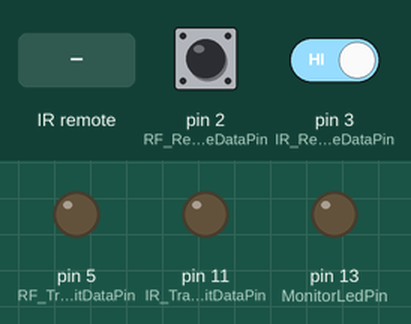
A sketch run on a simulated Arduino Uno, built with avr-gcc and run on an emulated ATmega328P. On the bench: output pins drawn as LEDs (lit = HIGH). Wiring (inferred from the names in the program): IR receiver: data pin 3. Inputs (shaded band) come from the test bench; at power-on: pin 2 (RF_ReceiveDataPin) HIGH, pin 3 (IR_ReceiveDataPin) HIGH. Pins used as bus, display or sensor lines are not drawn; what the sketch prints to the serial monitor is not drawn.

Above: at 1.2 s.
1.3 s: infrared code 0x0F received
Timing chart, 0 to 4.3 s (numbered marks = the images above; inputs shaded):
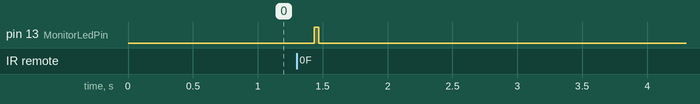

The sketch:

PulseSpaceIndexRfIr.ino
```cpp
// PulseSpaceIndex.ino
// Combine minimal AnaysRF sketch interrupt processing
// with NodoDueRkr (Paul Tonkes) and rfm69-ook-receive-dio2.ino (SevenW)
// Also inspired by pimatic, pilight and rflink...
//*
//* Please credit AnalysIR & provide a link or blog post, pointing to http://www.AnalysIR.com

/*
 * Copyright (c)2011-2018 Rinie Kervel
 *
 * Permission is hereby granted, free of charge, to any person
 * obtaining a copy of this software and associated documentation
 * files (the "Software"), to deal in the Software without
 * restriction, including without limitation the rights to use,
 * copy, modify, merge, publish, distribute, sublicense, and/or sell
 * copies of the Software, and to permit persons to whom the
 * Software is furnished to do so, subject to the following
 * conditions:
 *
 * The above copyright notice and this permission notice shall be
 * included in all copies or substantial portions of the Software.
 *
 * THE SOFTWARE IS PROVIDED "AS IS", WITHOUT WARRANTY OF ANY KIND,
 * EXPRESS OR IMPLIED, INCLUDING BUT NOT LIMITED TO THE WARRANTIES
 * OF MERCHANTABILITY, FITNESS FOR A PARTICULAR PURPOSE AND
 * NONINFRINGEMENT. IN NO EVENT SHALL THE AUTHORS OR COPYRIGHT
 * HOLDERS BE LIABLE FOR ANY CLAIM, DAMAGES OR OTHER LIABILITY,
 * WHETHER IN AN ACTION OF CONTRACT, TORT OR OTHERWISE, ARISING
 * FROM, OUT OF OR IN CONNECTION WITH THE SOFTWARE OR THE USE OR
 * OTHER DEALINGS IN THE SOFTWARE.
*/

#define SERIAL_BAUD 57600
#define RF_ReceiveDataPin           2  // Input of OOK 433Mhz-RF signal. LOW (Off): no signal
#define RF_TransmitDataPin          5  // Output of OOK 433Mhz-RF
#if 1
#define RF_TransmitPowerPin         4  // +5 volt / Vcc to transmitter
#define RF_ReceivePowerPin         12  // +5 volt / Vcc to receiver
#endif

#define IR_ReceiveDataPin           3  // Input of IR signal TSOP. HIGH: no signal
#define IR_TransmitDataPin         11  // Output IR-Led transmitter


#ifndef NINJA_BLOCK
#define MonitorLedPin              13  // status LED
#else
#define MonitorLedPin              BLUE_STAT_LED_PIN  // Status LED
#endif

#define rfPin RF_ReceiveDataPin
#define ledPin MonitorLedPin
#define PIN2HIGH (PIND & 0b00000100)
#define PIN3HIGH (PIND & 0b00001000)

#define EDGE_TIMEOUT 45000 // was 10000
#define MAX_PULSE 5000 // was 100
#define MIN_PULSE 75 // was 100
#define MIN_PSCOUNT 48
#define NODO_DUE
#include "pulsespaceindex.h"

typedef enum {psiNone, psiLoop, psiRf, psiIr} PsiCode;
volatile PsiCode psiCode = psiNone;

void setup()
{
	pinMode(IR_ReceiveDataPin,INPUT);
	pinMode(RF_ReceiveDataPin,INPUT);
	pinMode(RF_TransmitDataPin,OUTPUT);
	pinMode(RF_TransmitPowerPin,OUTPUT);
	pinMode(RF_ReceivePowerPin,OUTPUT);
	pinMode(IR_TransmitDataPin,OUTPUT);

#ifndef NINJA_BLOCK
	pinMode(MonitorLedPin,OUTPUT);
	//pinMode(BuzzerPin, OUTPUT);
#else
	pinMode(RED_LED_PIN, OUTPUT);
	pinMode(GREEN_LED_PIN, OUTPUT);
	pinMode(BLUE_LED_PIN, OUTPUT);
	digitalWrite(RED_LED_PIN, HIGH);            // set the RED LED  Off
	digitalWrite(GREEN_LED_PIN, HIGH);          // set the GREEN LED Off
	digitalWrite(BLUE_LED_PIN, HIGH);           // set the BLUE LED Off
#ifdef V11
	digitalWrite(BLUE_LED_PIN, LOW);           // Power on Status
#endif
#if defined(V12) || defined(VRPI10)
	pinMode(RED_STAT_LED_PIN, OUTPUT);
	pinMode(GREEN_STAT_LED_PIN, OUTPUT);
	pinMode(BLUE_STAT_LED_PIN, OUTPUT);
	digitalWrite(RED_STAT_LED_PIN, HIGH);		// set the RED STAT LED  Off
	digitalWrite(GREEN_STAT_LED_PIN, HIGH);	        // set the GREEN STAT LED Off
	digitalWrite(BLUE_STAT_LED_PIN, LOW);	        // Power on Status
#endif
#endif

	digitalWrite(IR_ReceiveDataPin,HIGH);  // enable pull-up to prevent garbage if pin not connected
	digitalWrite(RF_ReceiveDataPin,HIGH);  // enable pull-up to prevent garbage if pin not connected
	digitalWrite(RF_ReceivePowerPin,HIGH); // enable RF receiver power pin

//	LoadSettingsFromEeprom();	// store baudrate and mode in Eeprom

	psiInit();

	Serial.begin(SERIAL_BAUD);
#ifdef JS_OUTPUT
	/*
	 * Save output to js file and
	//test with node pulsespaceindex.js ./samples/capture.js
	module.exports = {
	samples:[
	...
	]
	};
	*/
	Serial.println(F("{ comment:`"));
#endif
	Serial.println(F("PulseSpaceIndexRfIr 57600!"));

	attachInterrupt(digitalPinToInterrupt(RF_ReceiveDataPin), rfReceiveInterrupt, CHANGE);
	attachInterrupt(digitalPinToInterrupt(IR_ReceiveDataPin), irReceiveInterrupt, CHANGE);
}

void loop()
{
	static uint16_t lastPsCount = 0;
	static uint32_t lastMicros = 0;
	static uint32_t lastSignal = 0;
//	static uint32_t lastChange = 0;

	if (psCount > 0) {
		uint32_t uSecs  = micros();
		if (psCount > lastPsCount) {
			lastPsCount = psCount;
//			lastChange = lastMicros;
			lastMicros = uSecs;
		}
		else if ((uSecs > lastMicros) && (uSecs - lastMicros) >= psiNoChangeTimeout()) {
			noInterrupts();
			psiCode = psiLoop;
			interrupts();

			digitalWrite(MonitorLedPin, HIGH);
#if 1
			if (psCount > 4) {
				Serial.print((fIsRf)? F("RF PSI "): F("IR PSI "));
				Serial.print(psiCount * 2);
				psiPrintComma(psCount,'#', 5);
				if (lastSignal > 0) {
					psiPrintChar('*');
					psiPrintComma(lastSignal - millis(),',', 5);
				}
				lastSignal = millis();
				psiPrintChar('!');
				psiPrintComma(uSecs - lastMicros,',', 5);
				Serial.println();
			}
#endif
			psiFinish();

			noInterrupts();
			psiCode = psiNone;
			interrupts();

			lastPsCount = 0;
			digitalWrite(MonitorLedPin, LOW);
		}
	}
}

void receiveInterrupt(PsiCode psiCodeP, byte signal)
{
	static uint32_t lastTime = 0;
	uint32_t now = micros();
	if (psiCode != psiLoop) {
		uint16_t pulse_dur = now-lastTime;

		if (psiCode != psiCodeP) {
			if ((psCount > 0) && ((psiCode == psiRf) || (psiCode == psiIr))) {
				return; // no RF and IR at the same time
			}
			psiCode = psiCodeP;
			fIsRf = (psiCode == psiRf) ? true : false;
			psCount = 0;
		}

//		if (fIsRf) {
			if (signal) {//signal is high, so record low time
				if (psCount > 0 && pulse_dur < EDGE_TIMEOUT) {
					psiAddPS(pulse_dur, 0, 1);
				}
			}
			else {  //get here if signal is low, so record high time
				if (pulse_dur > MIN_PULSE && pulse_dur < MAX_PULSE){
					psiAddPS(pulse_dur, 1, 1);
				}
				else if (psCount > 0 && psCount <= 16) {
					psCount = 0; // reset
					psiInit();
				}
			}
/*
		}
		else { // IR already noise suppression by 38khz modulation/TSOP
			if (signal) {//signal is high, so record low time
				if (psCount > 0 && pulse_dur < EDGE_TIMEOUT) {
					psiAddPS(pulse_dur, 0, 1);
				}
			}
			else {  //get here if signal is low, so record high time
				psiAddPS(pulse_dur, 1, 1);
			}
		}
*/
	}
	lastTime = now;
}

void rfReceiveInterrupt() {
	receiveInterrupt(psiRf, PIN2HIGH ? 1 : 0);
}

void irReceiveInterrupt() {
	receiveInterrupt(psiIr, PIN3HIGH ? 0 : 1); // IR is default high, signal low
}
```

Source omitted: pulsespaceindex.h (26119 bytes)

Measured:
- after the input at 1.3 s, pin 13 (MonitorLedPin): LOW → HIGH after 0.13 s, → LOW 0.04 s later
